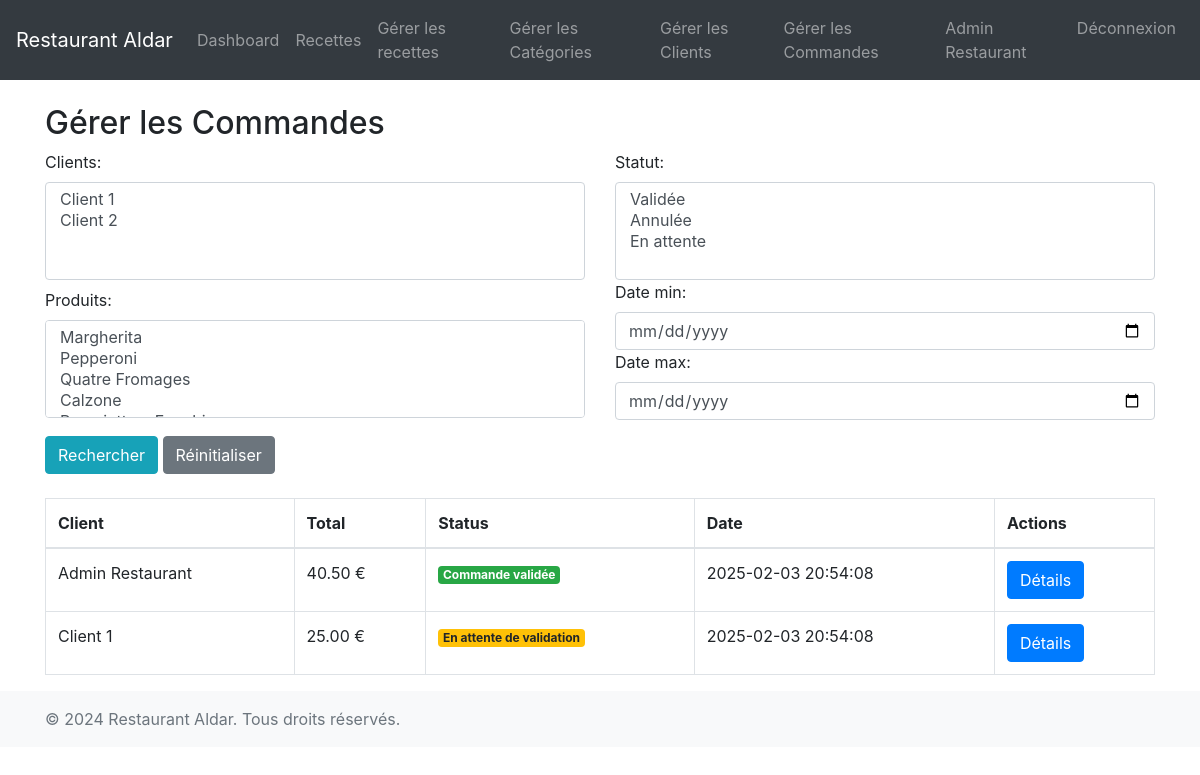
Page /gerer_commandes.php (signed in) on the committed database.
### tables this page shows
CREATE TABLE IF NOT EXISTS commandes (
    id INT AUTO_INCREMENT PRIMARY KEY,
    client_id INT,
    total DECIMAL(10, 2) NOT NULL,
    status ENUM('en_attente', 'annulee', 'validee') DEFAULT 'en_attente',
    date_creation TIMESTAMP DEFAULT CURRENT_TIMESTAMP,
    FOREIGN KEY (client_id) REFERENCES users(id) ON DELETE CASCADE
);

CREATE TABLE IF NOT EXISTS users (
    id INT AUTO_INCREMENT PRIMARY KEY,
    email VARCHAR(100) NOT NULL UNIQUE,
    password VARCHAR(255) NOT NULL,
    nom_complet VARCHAR(255),
    telephone VARCHAR(20),
    role ENUM('admin', 'client') DEFAULT 'client',
    date_creation TIMESTAMP DEFAULT CURRENT_TIMESTAMP
);

### requetes.php (called while the page is built, shortened)
<?php
function dbConnect()
{
    try {
        $pdo = new PDO('mysql:host=localhost:3306;dbname=restaurant_aldar', 'root', '');
        $pdo->setAttribute(PDO::ATTR_ERRMODE, PDO::ERRMODE_EXCEPTION);
        return $pdo;
    } catch (PDOException $e) {
        die("Erreur de connexion : " . $e->getMessage());
    }
}
function getAllClients()
{
    $pdo = dbConnect();
    $stmt = $pdo->query("SELECT * FROM users WHERE role = 'client'");
    return $stmt->fetchAll(PDO::FETCH_ASSOC);
}
function getAllProduits()
{
    $pdo = dbConnect();
    $stmt = $pdo->query("SELECT p.*, c.nom AS categorie_nom FROM produits p LEFT JOIN categories c ON p.categorie_id = c.id");
    return $stmt->fetchAll(PDO::FETCH_ASSOC);
}
function getCommandesFiltreAvance($client_ids = [], $produit_ids = [], $statuses = [], $date_min = '', $date_max = '')
{
    $pdo = dbConnect();
    $sql = "SELECT DISTINCT c.*, u.nom_complet AS client_nom
            FROM commandes c
            JOIN users u ON c.client_id = u.id
            JOIN details_commande dc ON dc.commande_id = c.id
            JOIN produits p ON p.id = dc.produit_id
            WHERE 1=1";
    $params = [];
    $sql .= " ORDER BY c.date_creation DESC";
    $stmt = $pdo->prepare($sql);
    $stmt->execute($params);
    return $stmt->fetchAll(PDO::FETCH_ASSOC);
}

### gerer_commandes.php (the view, shortened to what this page needs)
<?php
require 'requetes.php';
$client_ids = isset($_GET['clients']) ? $_GET['clients'] : [];
$produit_ids = isset($_GET['produits']) ? $_GET['produits'] : [];
$statuses = isset($_GET['status']) ? $_GET['status'] : [];
$date_min = isset($_GET['date_min']) ? $_GET['date_min'] : '';
$date_max = isset($_GET['date_max']) ? $_GET['date_max'] : '';
$clients = getAllClients();
$produits = getAllProduits();
$commandes = getCommandesFiltreAvance($client_ids, $produit_ids, $statuses, $date_min, $date_max);
?>
<!DOCTYPE html>
<html lang="fr">
<head>
    <link rel="stylesheet" href="https://maxcdn.bootstrapcdn.com/bootstrap/4.5.2/css/bootstrap.min.css">
</head>
<body>
    <?php include 'navbar.php'; ?>
    <div class="container mt-4">
        <h2>Gérer les Commandes</h2>
        <form method="GET" class="form-group mb-4">
            <div class="row">
                <div class="col-6 form-group ">
                    <label for="clients" class="mr-2">Clients:</label>
                    <select name="clients[]" id="clients" class="form-control" multiple>
                        <?php foreach ($clients as $client): ?>
                            <option value="<?= $client['id']; ?>" <?= in_array($client['id'], $client_ids) ? 'selected' : '' ?>>
                            </option>
                        <?php endforeach; ?>
                    </select>
                    <label for="produits" class="mr-2 mt-2">Produits:</label>
                    <select name="produits[]" id="produits" class="form-control" multiple>
                        <?php foreach ($produits as $produit): ?>
                            <option value="<?= $produit['id']; ?>" <?= in_array($produit['id'], $produit_ids) ? 'selected' : '' ?>>
                            </option>
                        <?php endforeach; ?>
                    </select>
                </div>
                <div class="col-6 form-group ">
                    <label for="status" class="mr-2">Statut:</label>
                    <select name="status[]" id="status" class="form-control" multiple>
                        <option value="validée" <?= in_array('validée', $statuses) ? 'selected' : '' ?>>Validée</option>
                        <option value="annulée" <?= in_array('annulée', $statuses) ? 'selected' : '' ?>>Annulée</option>
                        <option value="en_attente" <?= in_array('en_attente', $statuses) ? 'selected' : '' ?>>En attente</option>
                    </select>
                    <label for="date_min" class="mr-2">Date min:</label>
                    <input type="date" name="date_min" id="date_min" class="form-control" value="<?= $date_min ?>">
                    <label for="date_max" class="mr-2">Date max:</label>
                    <input type="date" name="date_max" id="date_max" class="form-control" value="<?= $date_max ?>">
                </div>
            </div>
            <button type="submit" class="btn btn-info">Rechercher</button>
            <button type="reset" class="btn btn-secondary">Réinitialiser</button>
        </form>
        <table class="table table-bordered">
            <thead>
                <tr>
                    <th>Client</th>
                    <th>Total</th>
                    <th>Status</th>
                    <th>Date</th>
                    <th>Actions</th>
                </tr>
            </thead>
            <tbody>
                <?php foreach ($commandes as $commande): ?>
                    <tr>
                        <td><?= $commande['client_nom']; ?></td>
                        <td><?= $commande['total']; ?> €</td>
                        <td>
                            <?php
                            $status = $commande['status'];
                            $statusClass = '';
                            $statusText = '';
                            switch ($status) {
                                case 'validee':
                                    $statusClass = 'badge-success';
                                    $statusText = 'Commande validée';
                                    break;
                                case 'en_attente':
                                    $statusClass = 'badge-warning';
                                    $statusText = 'En attente de validation';
                                    break;
                            }
                            ?>
                            <span class="badge <?= $statusClass; ?>"><?= $statusText; ?></span>
                        </td>
                        <td><?= $commande['date_creation']; ?></td>
                        <td>
                            <button class="btn btn-primary" data-toggle="modal" data-target="#detailsModal"
                                data-id="<?= $commande['id']; ?>"
                                data-client="<?= $commande['client_nom']; ?>"
                                data-total="<?= $commande['total']; ?>"
                                data-status="<?= ucfirst($commande['status']); ?>"
                                data-date="<?= $commande['date_creation']; ?>">
                                Détails
                            </button>
                        </td>
                    </tr>
                <?php endforeach; ?>
            </tbody>
        </table>
    </div>
    <?php include 'footer.php'; ?>
</body>
</html>

### navbar.php (shortened to what this page needs)
<nav class="navbar navbar-expand-lg navbar-dark bg-dark">
    <a class="navbar-brand" href="index.php">Restaurant Aldar</a>
    <div class="collapse navbar-collapse" id="navbarNav">
        <ul class="navbar-nav mr-auto">
            <?php if (isset($_SESSION['user']) && $_SESSION['user']['role'] === 'admin'): ?>
                <li class="nav-item">
                    <a class="nav-link" href="dashboard.php">Dashboard</a>
                </li>
            <?php endif; ?>
            <li class="nav-item">
                <a class="nav-link" href="index.php">Recettes</a>
            </li>
        </ul>
        <ul class="navbar-nav ml-auto">
            <?php if (isset($_SESSION['user'])): ?>
                <?php if ($_SESSION['user']['role'] === 'client'): ?>
                    <li class="nav-item">
                        <a class="nav-link" href="panier.php">Mon Panier <span class="badge badge-pill badge-info"><?= isset($_SESSION['panier']) ? count($_SESSION['panier']) : 0; ?></span></a>
                    </li>
                    <li class="nav-item">
                        <a class="nav-link" href="mes_commandes.php">Mes Commandes</a>
                    </li>
                <?php elseif ($_SESSION['user']['role'] === 'admin'): ?>
                    <li class="nav-item">
                        <a class="nav-link" href="gerer_produits.php">Gérer les recettes</a>
                    </li>
                    <li class="nav-item">
                        <a class="nav-link" href="gerer_categories.php">Gérer les Catégories</a>
                    </li>
                    <li class="nav-item">
                        <a class="nav-link" href="gerer_clients.php">Gérer les Clients</a>
                    </li>
                    <li class="nav-item">
                        <a class="nav-link" href="gerer_commandes.php">Gérer les Commandes</a>
                    </li>
                <?php endif; ?>
                <li class="nav-item dropdown">
                    <a class="nav-link " href="#" id="navbarDropdown" role="button" data-toggle="dropdown" aria-haspopup="true" aria-expanded="false">
                        <?= $_SESSION['user']['nom_complet']; ?>
                    </a>
                </li>
                <li class="nav-item">
                    <a class="nav-link" href="deconnexion.php">Déconnexion</a>
                </li>
            <?php endif; ?>
        </ul>
    </div>
</nav>

### footer.php
<footer class="footer mt-auto py-3 bg-light">
    <div class="container">
        <span class="text-muted">&copy; 2024 Restaurant Aldar. Tous droits réservés.</span>
    </div>
</footer>

### rows in the picture
commandes: client.nom_complet "Admin Restaurant", total "40.50", status "Commande validée", date_creation "2025-02-03 20:54:08"
commandes: client.nom_complet "Client 1", total "25.00", status "En attente de validation", date_creation "2025-02-03 20:54:08"

### other values in the picture
$_SESSION['user']['nom_complet'] "Admin Restaurant"
